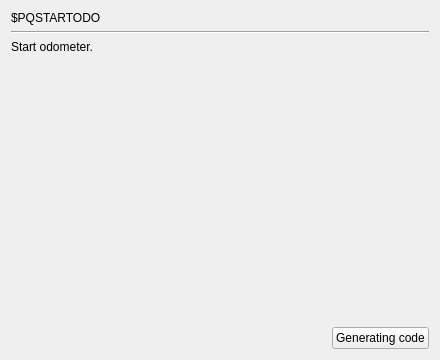
     <widget class="QWidget" name="page_PQSTARTODO">
      <layout class="QGridLayout" name="gridLayout_13">
       <item row="0" column="0">
        <widget class="QLabel" name="label_557">
         <property name="text">
          <string>$PQSTARTODO</string>
         </property>
        </widget>
       </item>
       <item row="1" column="0" colspan="2">
        <widget class="Line" name="line_142">
         <property name="orientation">
          <enum>Qt::Horizontal</enum>
         </property>
        </widget>
       </item>
       <item row="2" column="0">
        <widget class="QLabel" name="label_558">
         <property name="text">
          <string>Start odometer.</string>
         </property>
        </widget>
       </item>
       <item row="3" column="1">
        <spacer name="verticalSpacer_142">
         <property name="orientation">
          <enum>Qt::Vertical</enum>
         </property>
         <property name="sizeHint" stdset="0">
          <size>
           <width>20</width>
           <height>267</height>
          </size>
         </property>
        </spacer>
       </item>
       <item row="4" column="0">
        <spacer name="horizontalSpacer_142">
         <property name="orientation">
          <enum>Qt::Horizontal</enum>
         </property>
         <property name="sizeHint" stdset="0">
          <size>
           <width>315</width>
           <height>20</height>
          </size>
         </property>
        </spacer>
       </item>
       <item row="4" column="1">
        <widget class="QPushButton" name="GC_PQSTARTODO">
         <property name="text">
          <string>Generating code</string>
         </property>
        </widget>
       </item>
      </layout>
     </widget>
